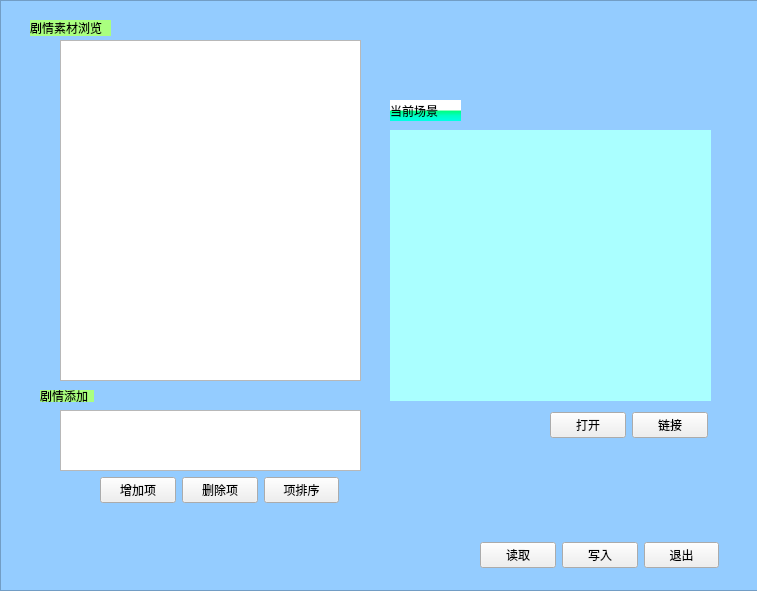
<?xml version="1.0" encoding="UTF-8"?>
<ui version="4.0">
 <class>event_edit</class>
 <widget class="QWidget" name="event_edit">
  <property name="geometry">
   <rect>
    <x>0</x>
    <y>0</y>
    <width>757</width>
    <height>591</height>
   </rect>
  </property>
  <property name="palette">
   <palette>
    <active>
     <colorrole role="Button">
      <brush brushstyle="SolidPattern">
       <color alpha="255">
        <red>206</red>
        <green>206</green>
        <blue>206</blue>
       </color>
      </brush>
     </colorrole>
    </active>
    <inactive>
     <colorrole role="Button">
      <brush brushstyle="SolidPattern">
       <color alpha="255">
        <red>206</red>
        <green>206</green>
        <blue>206</blue>
       </color>
      </brush>
     </colorrole>
    </inactive>
    <disabled>
     <colorrole role="Button">
      <brush brushstyle="SolidPattern">
       <color alpha="255">
        <red>206</red>
        <green>206</green>
        <blue>206</blue>
       </color>
      </brush>
     </colorrole>
    </disabled>
   </palette>
  </property>
  <property name="windowTitle">
   <string>Form</string>
  </property>
  <widget class="QFrame" name="frame_eventedit">
   <property name="geometry">
    <rect>
     <x>0</x>
     <y>0</y>
     <width>761</width>
     <height>591</height>
    </rect>
   </property>
   <property name="styleSheet">
    <string notr="true">#frame_eventedit{background-color: rgb(148, 204, 255);}

</string>
   </property>
   <property name="frameShape">
    <enum>QFrame::StyledPanel</enum>
   </property>
   <property name="frameShadow">
    <enum>QFrame::Raised</enum>
   </property>
   <widget class="QListWidget" name="listWidget_read">
    <property name="geometry">
     <rect>
      <x>60</x>
      <y>40</y>
      <width>301</width>
      <height>341</height>
     </rect>
    </property>
   </widget>
   <widget class="QWidget" name="horizontalLayoutWidget">
    <property name="geometry">
     <rect>
      <x>480</x>
      <y>530</y>
      <width>239</width>
      <height>51</height>
     </rect>
    </property>
    <layout class="QHBoxLayout" name="horizontalLayout">
     <item>
      <widget class="QPushButton" name="pushButton_2">
       <property name="text">
        <string>读取</string>
       </property>
      </widget>
     </item>
     <item>
      <widget class="QPushButton" name="pushButton_3">
       <property name="text">
        <string>写入</string>
       </property>
      </widget>
     </item>
     <item>
      <widget class="QPushButton" name="pushButton">
       <property name="font">
        <font>
         <family>Adobe Arabic</family>
         <pointsize>9</pointsize>
        </font>
       </property>
       <property name="styleSheet">
        <string notr="true">#pushButton{alternate-background-color: rgb(193, 255, 246);}


</string>
       </property>
       <property name="text">
        <string>退出</string>
       </property>
      </widget>
     </item>
    </layout>
   </widget>
   <widget class="QTextEdit" name="textEdit">
    <property name="geometry">
     <rect>
      <x>60</x>
      <y>410</y>
      <width>301</width>
      <height>61</height>
     </rect>
    </property>
   </widget>
   <widget class="QWidget" name="horizontalLayoutWidget_2">
    <property name="geometry">
     <rect>
      <x>100</x>
      <y>470</y>
      <width>239</width>
      <height>41</height>
     </rect>
    </property>
    <layout class="QHBoxLayout" name="horizontalLayout_2">
     <item>
      <widget class="QPushButton" name="pushButton_5">
       <property name="text">
        <string>增加项</string>
       </property>
      </widget>
     </item>
     <item>
      <widget class="QPushButton" name="pushButton_4">
       <property name="text">
        <string>删除项</string>
       </property>
      </widget>
     </item>
     <item>
      <widget class="QPushButton" name="pushButton_6">
       <property name="text">
        <string>项排序</string>
       </property>
      </widget>
     </item>
    </layout>
   </widget>
   <widget class="QLabel" name="label">
    <property name="geometry">
     <rect>
      <x>40</x>
      <y>390</y>
      <width>54</width>
      <height>12</height>
     </rect>
    </property>
    <property name="styleSheet">
     <string notr="true">#label{background-color: rgb(170, 255, 127);border-color: rgb(0, 170, 0);}


</string>
    </property>
    <property name="text">
     <string>剧情添加</string>
    </property>
   </widget>
   <widget class="QLabel" name="label_2">
    <property name="geometry">
     <rect>
      <x>30</x>
      <y>20</y>
      <width>81</width>
      <height>16</height>
     </rect>
    </property>
    <property name="styleSheet">
     <string notr="true">#label_2{background-color: rgb(170, 255, 127);border-color: rgb(0, 170, 0);}


</string>
    </property>
    <property name="text">
     <string>剧情素材浏览</string>
    </property>
   </widget>
   <widget class="QLabel" name="label_3">
    <property name="geometry">
     <rect>
      <x>390</x>
      <y>100</y>
      <width>71</width>
      <height>21</height>
     </rect>
    </property>
    <property name="styleSheet">
     <string notr="true">#label_3{background-color: qlineargradient(spread:pad, x1:0, y1:0, x2:0, y2:1, stop:0 rgba(255, 255, 255, 255), stop:0.495 rgba(255, 255, 255, 255), stop:0.505 rgba(0, 255, 121, 255), stop:0.744318 rgba(0, 255, 196, 255), stop:1 rgba(0, 255, 229, 255));}
</string>
    </property>
    <property name="text">
     <string>当前场景</string>
    </property>
   </widget>
   <widget class="QWidget" name="horizontalLayoutWidget_3">
    <property name="geometry">
     <rect>
      <x>550</x>
      <y>410</y>
      <width>158</width>
      <height>31</height>
     </rect>
    </property>
    <layout class="QHBoxLayout" name="horizontalLayout_3">
     <item>
      <widget class="QPushButton" name="pushButton_open">
       <property name="text">
        <string>打开</string>
       </property>
      </widget>
     </item>
     <item>
      <widget class="QPushButton" name="pushButton_link">
       <property name="text">
        <string>链接</string>
       </property>
      </widget>
     </item>
    </layout>
   </widget>
   <widget class="QLabel" name="label_pic">
    <property name="geometry">
     <rect>
      <x>390</x>
      <y>130</y>
      <width>321</width>
      <height>271</height>
     </rect>
    </property>
    <property name="styleSheet">
     <string notr="true">#label_pic{background-color: rgb(170, 255, 255);boder: 5px solid #888}
</string>
    </property>
    <property name="text">
     <string/>
    </property>
   </widget>
  </widget>
 </widget>
 <resources/>
 <connections>
  <connection>
   <sender>pushButton</sender>
   <signal>clicked()</signal>
   <receiver>event_edit</receiver>
   <slot>close()</slot>
   <hints>
    <hint type="sourcelabel">
     <x>615</x>
     <y>525</y>
    </hint>
    <hint type="destinationlabel">
     <x>378</x>
     <y>295</y>
    </hint>
   </hints>
  </connection>
 </connections>
</ui>
